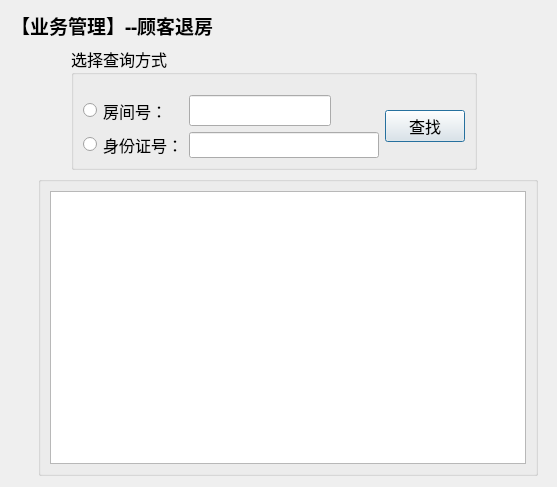
<?xml version="1.0" encoding="UTF-8"?>
<ui version="4.0">
 <class>CheckOutDialog</class>
 <widget class="QDialog" name="CheckOutDialog">
  <property name="geometry">
   <rect>
    <x>0</x>
    <y>0</y>
    <width>557</width>
    <height>435</height>
   </rect>
  </property>
  <property name="windowTitle">
   <string>Dialog</string>
  </property>
  <layout class="QVBoxLayout" name="verticalLayout_3">
   <item>
    <layout class="QVBoxLayout" name="verticalLayout_2">
     <item>
      <layout class="QHBoxLayout" name="horizontalLayout">
       <item>
        <widget class="QLabel" name="label_3">
         <property name="sizePolicy">
          <sizepolicy hsizetype="Preferred" vsizetype="Maximum">
           <horstretch>0</horstretch>
           <verstretch>0</verstretch>
          </sizepolicy>
         </property>
         <property name="font">
          <font>
           <family>楷体</family>
           <pointsize>14</pointsize>
           <weight>75</weight>
           <bold>true</bold>
          </font>
         </property>
         <property name="text">
          <string>【业务管理】--顾客退房</string>
         </property>
        </widget>
       </item>
       <item>
        <spacer name="horizontalSpacer">
         <property name="orientation">
          <enum>Qt::Horizontal</enum>
         </property>
         <property name="sizeHint" stdset="0">
          <size>
           <width>40</width>
           <height>20</height>
          </size>
         </property>
        </spacer>
       </item>
      </layout>
     </item>
     <item>
      <layout class="QHBoxLayout" name="horizontalLayout_5">
       <item>
        <spacer name="horizontalSpacer_5">
         <property name="orientation">
          <enum>Qt::Horizontal</enum>
         </property>
         <property name="sizeType">
          <enum>QSizePolicy::Maximum</enum>
         </property>
         <property name="sizeHint" stdset="0">
          <size>
           <width>60</width>
           <height>20</height>
          </size>
         </property>
        </spacer>
       </item>
       <item>
        <widget class="QGroupBox" name="groupBox_2">
         <property name="font">
          <font>
           <family>楷体</family>
           <pointsize>12</pointsize>
          </font>
         </property>
         <property name="title">
          <string>选择查询方式</string>
         </property>
         <layout class="QHBoxLayout" name="horizontalLayout_4">
          <property name="topMargin">
           <number>20</number>
          </property>
          <item>
           <layout class="QHBoxLayout" name="horizontalLayout_3">
            <item>
             <layout class="QHBoxLayout" name="horizontalLayout_2">
              <item>
               <layout class="QGridLayout" name="gridLayout">
                <item row="0" column="0">
                 <widget class="QRadioButton" name="radioButton">
                  <property name="text">
                   <string/>
                  </property>
                 </widget>
                </item>
                <item row="1" column="0">
                 <widget class="QRadioButton" name="radioButton_2">
                  <property name="text">
                   <string/>
                  </property>
                 </widget>
                </item>
                <item row="1" column="1" colspan="2">
                 <widget class="QLabel" name="label_2">
                  <property name="text">
                   <string>身份证号：</string>
                  </property>
                 </widget>
                </item>
                <item row="1" column="3">
                 <widget class="QLineEdit" name="lineEdit_2">
                  <property name="sizePolicy">
                   <sizepolicy hsizetype="Maximum" vsizetype="Fixed">
                    <horstretch>0</horstretch>
                    <verstretch>0</verstretch>
                   </sizepolicy>
                  </property>
                  <property name="minimumSize">
                   <size>
                    <width>190</width>
                    <height>26</height>
                   </size>
                  </property>
                 </widget>
                </item>
                <item row="0" column="3">
                 <widget class="QLineEdit" name="lineEdit">
                  <property name="sizePolicy">
                   <sizepolicy hsizetype="Maximum" vsizetype="Fixed">
                    <horstretch>0</horstretch>
                    <verstretch>0</verstretch>
                   </sizepolicy>
                  </property>
                 </widget>
                </item>
                <item row="0" column="1" colspan="2">
                 <widget class="QLabel" name="label">
                  <property name="text">
                   <string>房间号：</string>
                  </property>
                 </widget>
                </item>
               </layout>
              </item>
              <item>
               <widget class="QPushButton" name="pushButton">
                <property name="minimumSize">
                 <size>
                  <width>80</width>
                  <height>30</height>
                 </size>
                </property>
                <property name="text">
                 <string>查找</string>
                </property>
               </widget>
              </item>
             </layout>
            </item>
           </layout>
          </item>
         </layout>
        </widget>
       </item>
       <item>
        <spacer name="horizontalSpacer_2">
         <property name="orientation">
          <enum>Qt::Horizontal</enum>
         </property>
         <property name="sizeHint" stdset="0">
          <size>
           <width>40</width>
           <height>20</height>
          </size>
         </property>
        </spacer>
       </item>
      </layout>
     </item>
     <item>
      <layout class="QGridLayout" name="gridLayout_2">
       <item row="0" column="0">
        <spacer name="horizontalSpacer_4">
         <property name="orientation">
          <enum>Qt::Horizontal</enum>
         </property>
         <property name="sizeType">
          <enum>QSizePolicy::Maximum</enum>
         </property>
         <property name="sizeHint" stdset="0">
          <size>
           <width>60</width>
           <height>20</height>
          </size>
         </property>
        </spacer>
       </item>
       <item row="0" column="1">
        <widget class="QGroupBox" name="groupBox">
         <property name="minimumSize">
          <size>
           <width>500</width>
           <height>300</height>
          </size>
         </property>
         <property name="title">
          <string/>
         </property>
         <layout class="QVBoxLayout" name="verticalLayout">
          <item>
           <widget class="QTableView" name="tableView"/>
          </item>
         </layout>
        </widget>
       </item>
       <item row="0" column="2">
        <spacer name="horizontalSpacer_3">
         <property name="orientation">
          <enum>Qt::Horizontal</enum>
         </property>
         <property name="sizeHint" stdset="0">
          <size>
           <width>40</width>
           <height>20</height>
          </size>
         </property>
        </spacer>
       </item>
       <item row="1" column="1">
        <spacer name="verticalSpacer">
         <property name="orientation">
          <enum>Qt::Vertical</enum>
         </property>
         <property name="sizeHint" stdset="0">
          <size>
           <width>20</width>
           <height>40</height>
          </size>
         </property>
        </spacer>
       </item>
      </layout>
     </item>
    </layout>
   </item>
  </layout>
 </widget>
 <resources/>
 <connections/>
</ui>
